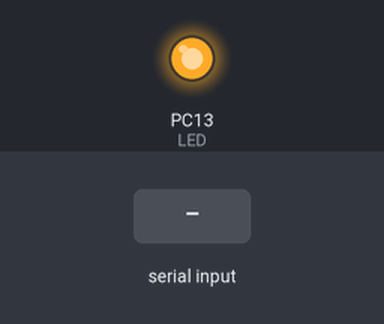
The sketch below on a simulated STM32 Blue Pill. On the bench: output pins drawn as LEDs (lit = HIGH). The test bench sets the inputs (shaded band).

Above: at 1.2 s.
1.3 s: "B" received over the second serial link
At 1.9 s:
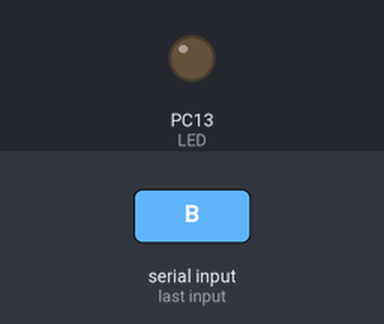
2.8 s: "A" received over the second serial link
At 4.2 s:
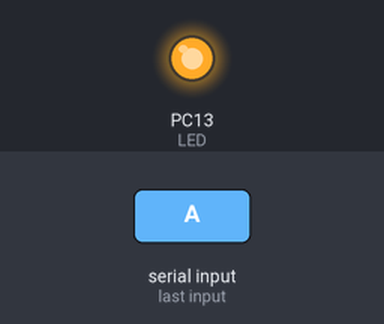
Timing chart, 0 to 5.8 s (numbered marks = the images above; inputs shaded):
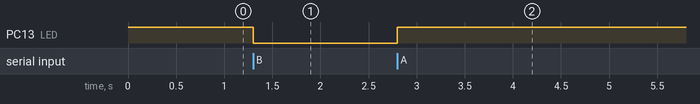

The sketch:

hc05stm32.ino
```cpp
#define LED PC13
char data;
void setup() {
  // put your setup code here, to run once:
Serial1.begin(9600);//rxA9   txA10
pinMode(LED,OUTPUT);
pinMode(PA12,INPUT_PULLUP);

digitalWrite(LED,1);
Serial1.print("Start");
}

void loop() {
  // put your main code here, to run repeatedly:
  //Serial1.println(digitalRead(PA12));
if(Serial1.available()>0){
  data=Serial1.read();
  if(data=='A'){
    digitalWrite(LED,1);
    Serial1.print("LED ON\n");
  }
  if(data=='B'){
    digitalWrite(LED,0);
    Serial1.print("LED OFF\n");
  }
  Serial1.print(data);
}
}
```

Measured:
- after the input at 1.3 s, PC13 (LED): HIGH → LOW at once
- after the input at 2.8 s, PC13 (LED): LOW → HIGH at once
